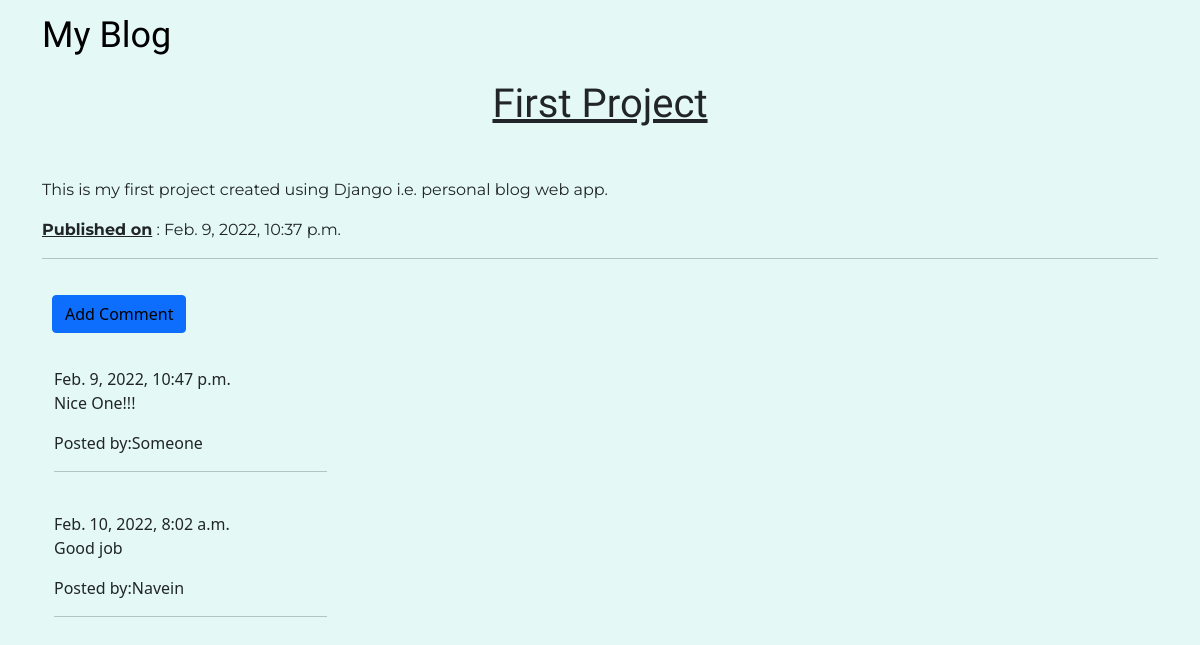
/post/1/, run on an earlier commit of the app's database.
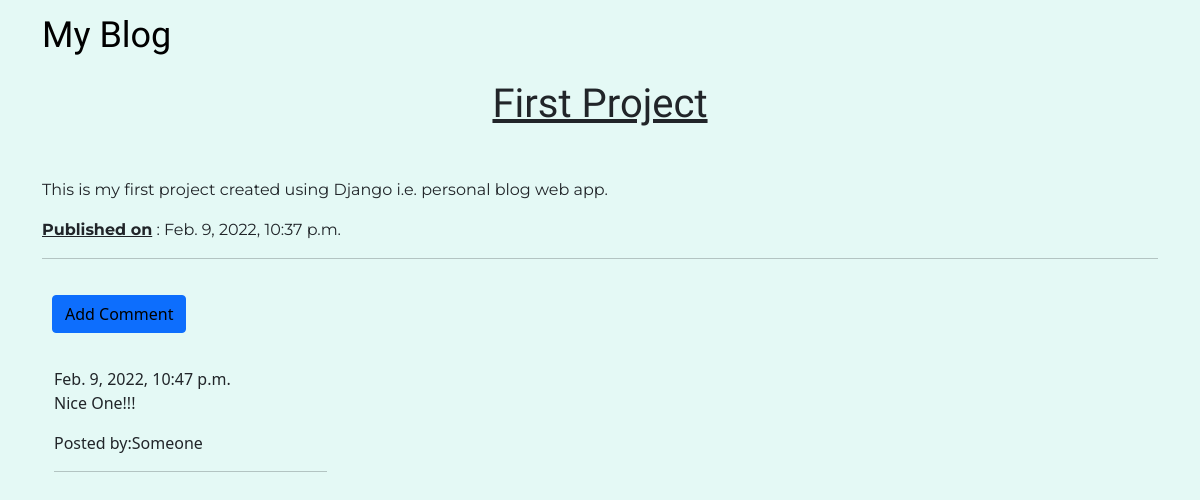
And on a later commit of the database.
### blog/models.py (models this page shows, shortened)
class Post(models.Model):
    author = models.ForeignKey('auth.User',on_delete=models.CASCADE)
    title = models.CharField(max_length=200)
    text = models.TextField()
    created_date = models.DateTimeField(default=timezone.now)

class Comment(models.Model):
    post = models.ForeignKey('blog.Post', related_name='comments',on_delete=models.CASCADE)
    author = models.CharField(max_length=250)
    text = models.TextField()
    created_date = models.DateTimeField(default=timezone.now)
    approved_comment = models.BooleanField(default=False)

### blog/views.py (the view)
# urls.py: path('post/<int:pk>/',views.PostDetailView.as_view(),name='post_detail'),
class PostDetailView(DetailView):
    model = Post

### blog/templates/blog/post_detail.html (shortened to what this page needs)
{% extends "blog/base.html" %}
{% block body %}
<h1 class="posttitle">
    {{post.title}}
</h1>
<p class="postcontent">{{post.text}}</p>
 <div class="date postdate">
    <span style="text-decoration:underline;"><strong>Published on</strong></span> : {{ post.created_date }}
 </div>
<hr>
<a class="btn btn-primary btn-comment" href="{% url 'add_comment_to_post' pk=post.pk %}">Add Comment</a>
<div class="container">
{% for comment in post.comments.all %}
    <br>
    {% if user.is_authenticated or comment.approved_comment %}
        {{comment.created_date}}
        <p>{{comment.text}}</p>
        <p>Posted by:{{comment.author}}</p>
        <hr style="width:25%">
    {% endif %}
{% empty %}
    <p>No Comments!</p>
{% endfor %}
</div>
{% endblock %}

### blog/templates/blog/base.html (shortened to what this page needs)
<!DOCTYPE html>
{% load static %}
<html lang="en">
<head>
    <link href="https://cdn.jsdelivr.net/npm/bootstrap@5.1.3/dist/css/bootstrap.min.css" rel="stylesheet">
    <link rel="stylesheet" href="{% static 'css/blog.css' %}">
</head>
<body>
    <nav class="navbar navbar-default sticky-top techfont" >
        <div class="container">
        <ul class="nav navbar-nav">
            <li><a class="navbar-brand bigbrand" href="{% url 'post_list' %}">My Blog</a></li>
        </ul>
        </div>
    </nav>
            <div class="container">
                {% block body %}
                {% endblock %}
            </div>
</body>
</html>

### blog/static/css/blog.css (style rules this page uses)
body { min-height: 100vh; display: flex; flex-direction: column; background-color: #E4F9F5; }
.techfont { font-family: 'Russo One', sans-serif; font-size:1.5em; margin-bottom: 10px; background-color:#E4F9F5; }
.bigbrand { font-size:1.5em; color:black; }
.posttitle { font-family: 'Russo One', sans-serif; font-size:2.5em; text-align:center; margin-bottom:50px; text-decoration: underline; }
.postcontent { font-family: 'Montserrat', sans-serif; }
.postdate { font-family: 'Montserrat', sans-serif; }
.btn-comment { margin-top: 20px; margin-bottom: 10px; color:black; margin-left: 10px; }

What changed in the data, as far as the page shows it:
removed Comment: created_date "Feb. 10, 2022, 8:02 a.m.", text "Good job", author "Navein"
